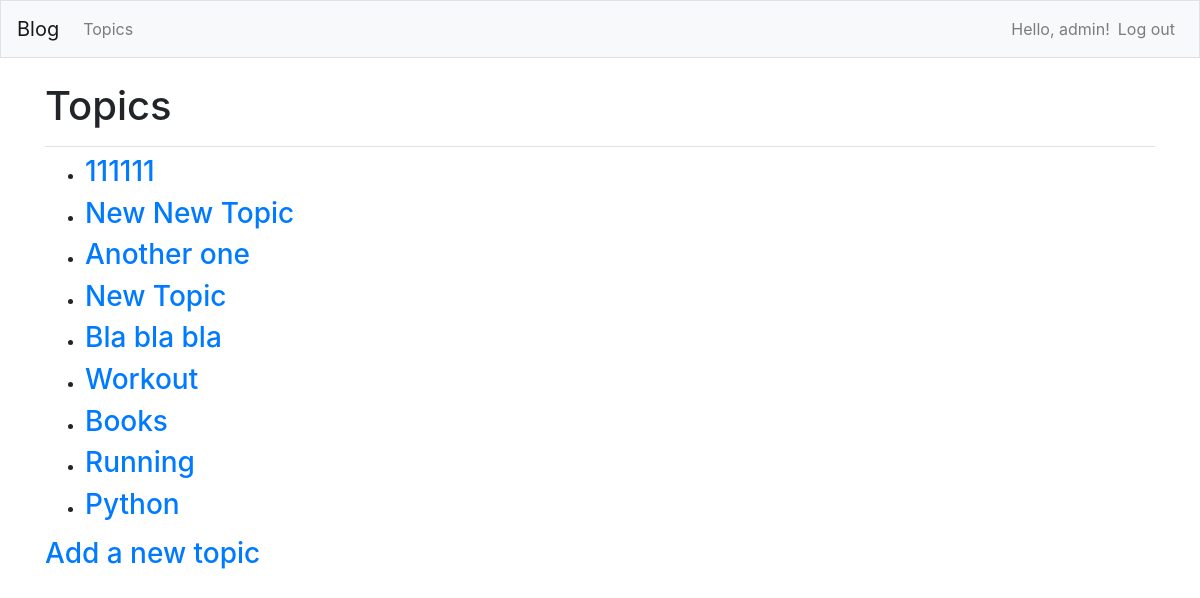
/blog/topics/ (signed in), run on the app's committed database.
### blog/models.py (models this page shows)
class Topic(models.Model):
    text = models.CharField(max_length=200)
    date_added = models.DateTimeField(auto_now_add=True)
    tag = models.ManyToManyField(Tag, blank=True)
    owner = models.ForeignKey(User, on_delete=models.CASCADE)
    def __str__(self):
        return self.text

### blog/views.py (the view)
# urls.py: path('topics/', views.topics, name='topics'),
@login_required
def topics(request):
    topics = Topic.objects.filter(owner=request.user).order_by('-date_added')
    return render(request, 'blog/topics.html', {
        'topics': topics
    })

### blog/templates/blog/topics.html
{% extends 'blog/layout.html' %}
{% block page_header %}
    <h1>Topics</h1>
{% endblock page_header %}
{% block body %}
    <ul>
        {% for topic in topics %}
        <li><h3>
            <a href="{% url 'blog:topic' topic.id %}">{{ topic }}</a>
        </h3></li>
        {% empty %}
            <li><h3>No topics have been added yet.</h3></li>
        {% endfor %}
    </ul>
    <h3><a href="{% url 'blog:new_topic' %}">Add a new topic</a></h3>
{% endblock %}

### blog/templates/blog/layout.html (shortened to what this page needs)
{% load bootstrap4 %}
<!DOCTYPE html>
<html lang="en">
    <head>
        {% bootstrap_css %}
    </head>
    <body>
        <nav class="navbar navbar-expand-md navbar-light bg-light mb-4 border">
            <a class="navbar-brand" href="{% url 'blog:index'%}">Blog</a>
            <div class="collapse navbar-collapse" id="navbarCollapse">
                <ul class="navbar-nav mr-auto">
                    <li class="nav-item">
                        <a class="nav-link" href="{% url 'blog:topics'%}">Topics</a></li>
                </ul>
                <ul class="navbar-nav ml-auto">
                    {% if user.is_authenticated %}
                        <li class="nav-item">
                            <span class="navbar-text">Hello, {{ user.username }}!</span>
                        </li>
                        <li class="nav-item">
                            <a class="nav-link" href="{% url 'users:logout' %}">Log out</a>
                        </li>
                    {% endif %}
                </ul>
            </div>
        </nav>
        <main role="main" class="container">
            <div class="pb-2 mb-2 border-bottom">
                {% block page_header %}{% endblock page_header %}
            </div>
            <div>
                {% block body %}
                {% endblock %}
            </div>
        </main>
    </body>
</html>

### data on the page
Topic: text "111111"
Topic: text "New New Topic"
Topic: text "Another one"
Topic: text "New Topic"
Topic: text "Bla bla bla"
Topic: text "Workout"
Topic: text "Books"
Topic: text "Running"
Topic: text "Python"

### other printed values
{{ user.username }} "admin"
